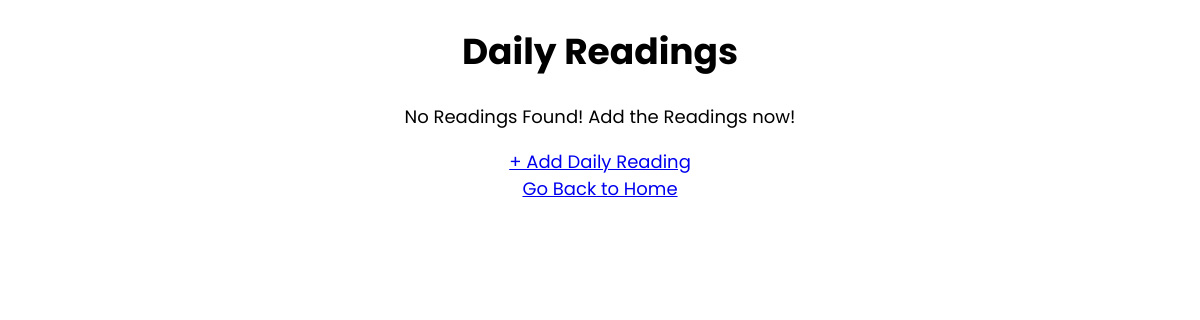
Page /daily_reading on the earlier database version.
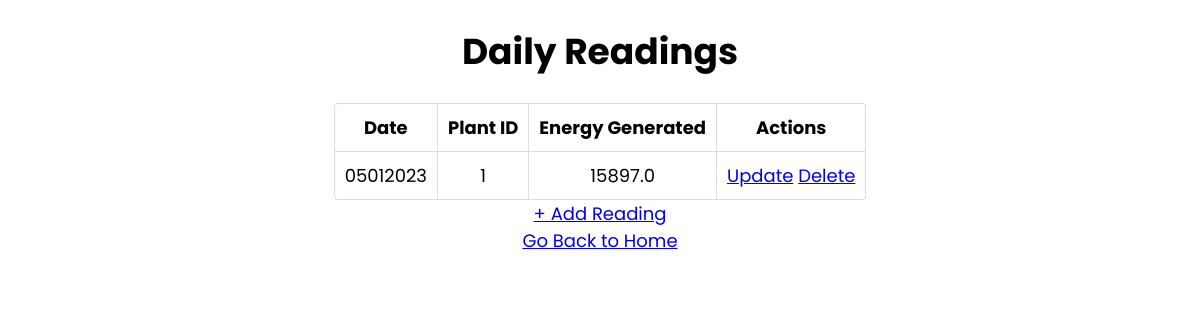
Same page on the later database version.
### app.py (models this page shows)
class DailyReading(db.Model):
    __tablename__ = "daily_reading"
    plant_id = db.Column(db.Integer, db.ForeignKey("plant.plant_id"), primary_key = True, nullable = False)
    date = db.Column(db.String, primary_key = True, nullable = False)
    energy_generated = db.Column(db.Float, nullable = False)

### app.py (the view)
@app.route("/daily_reading", methods = ["GET", "POST"])
def view_daily_reading():
    reading_list = DailyReading.query.all()
    return render_template(
        "view_dr.html",
        reading_list = reading_list
    )

### templates/view_dr.html (shortened to what this page needs)
<!DOCTYPE html>
<html lang="en">
  <head>
    <link rel="stylesheet" href="../static/assets/view.css">
  </head>
  <body>
    <h1 style="text-align: center">Daily Readings</h1>
    {% if reading_list | length == 0 %}
        <p>No Readings Found! Add the Readings now!</p>
        <a href="/daily_reading/create" type="button">+ Add Daily Reading</a>
    {% else %}
    <table id="dr-detail">
      <thead>
        <th>Date</th>
        <th>Plant ID</th>
        <th>Energy Generated</th>
        <th>Actions</th>
      </thead>
      {% for reading in reading_list %}
      <tr>
        <td>{{reading["date"]}}</td>
        <td>{{reading["plant_id"]}}</td>
        <td>{{reading["energy_generated"]}}</td>
        <td>
            <a href="/daily_reading/{{reading['plant_id']}}/{{reading['date']}}/update" type="button">Update</a>
            <a href="/daily_reading/{{reading['plant_id']}}/{{reading['date']}}/delete" type="button">Delete</a>
        </td>
      </tr>
      {% endfor %}
    </table>
    <a href="/daily_reading/create" type="button">+ Add Reading</a>
    {% endif %}
    <br>
    <a href="/">Go Back to Home</a>
  </body>
</html>

### static/assets/view.css (style rules this page uses)
body { font-family: 'Poppins', sans-serif; text-align: center; font-size: large; }
table { width: fit-content; border: 1px solid #ddd; border-collapse: separate; border-left: 0; border-radius: 4px; border-spacing: 0px; margin-left: auto; margin-right: auto; }
thead { display: table-header-group; vertical-align: middle; border-color: inherit; border-collapse: separate; text-align: center; padding: 10px; }
tr { display: table-row; vertical-align: inherit; border-color: inherit; text-align: center; padding: 10px; }
th, td { padding: 5px 4px 6px 4px; text-align: center; vertical-align: top; border-left: 1px solid #ddd; padding: 10px; }
td { border-top: 1px solid #ddd; }
thead:first-child tr:first-child th:first-child, tbody:first-child tr:first-child td:first-child { border-radius: 4px 0 0 0; }
thead:last-child tr:last-child th:first-child, tbody:last-child tr:last-child td:first-child { border-radius: 0 0 0 4px; }

Differences in the rows shown:
added DailyReading: date "05012023", plant_id "1", energy_generated "15897.0"
Other differences:
text no longer shown: "No Readings Found! Add the Readings now! + Add Daily Reading"
text now shown: "Date Plant ID Energy Generated Actions + Add Reading"
